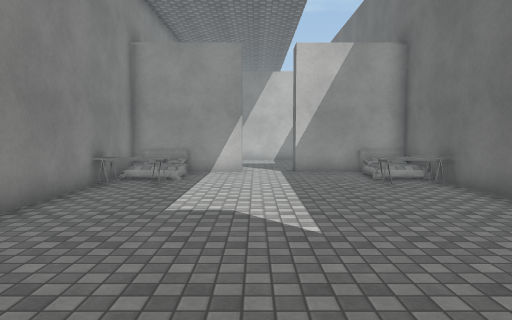
view 1 (above)

15 first-person views from a walk through a scene from a Unity 3-D project. The camera is 1.4 m above the floor, tilts 4° down and sees 70° across. The floor is counted in squares, 1 m on a side. Each view is taken from the middle of a square. On the plan, view 1 faces up. The plan holds only what a view shows up to about 16 squares ahead; the rest is blank. The place goes on beyond the plan. The player is left out. Some animated figures are not drawn. Surface patterns are stand-ins for the level's own textures.

view 2
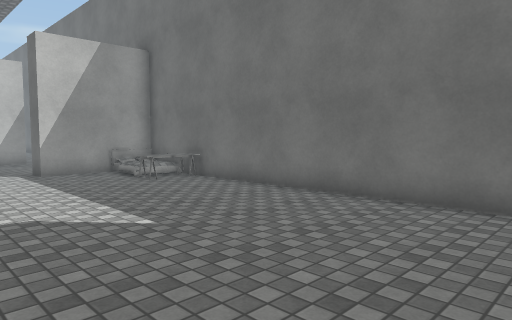

view 3
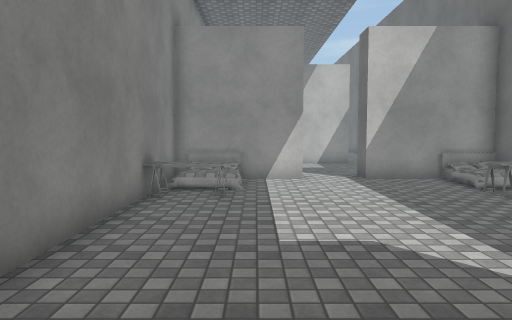

view 4
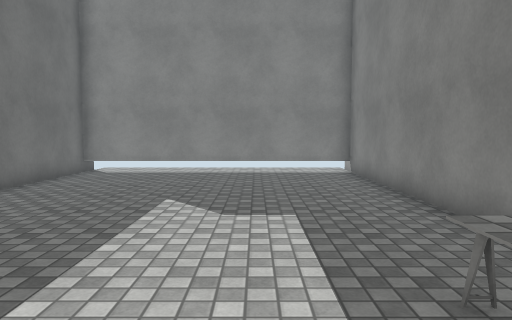

view 5
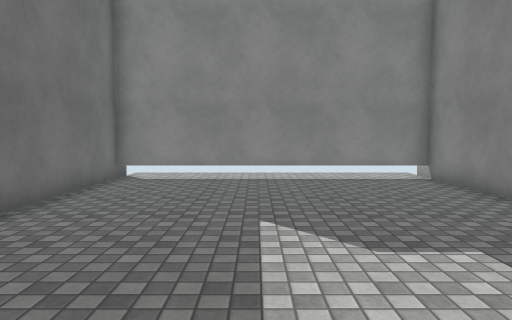

view 6
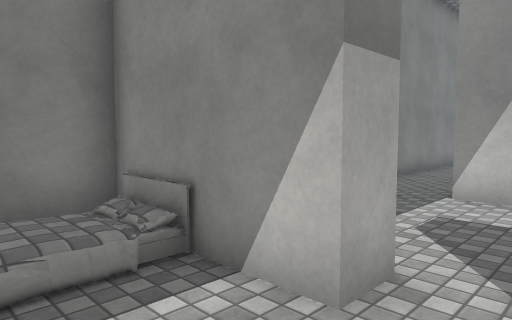

view 7
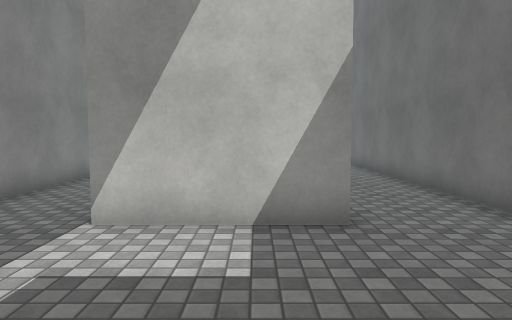

view 8
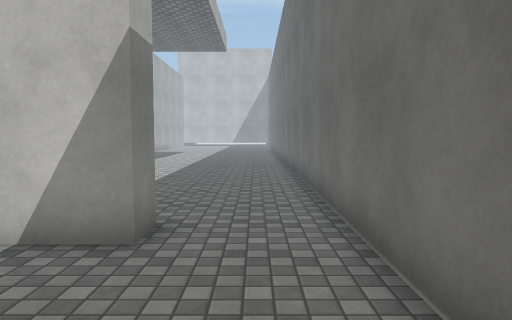

view 9
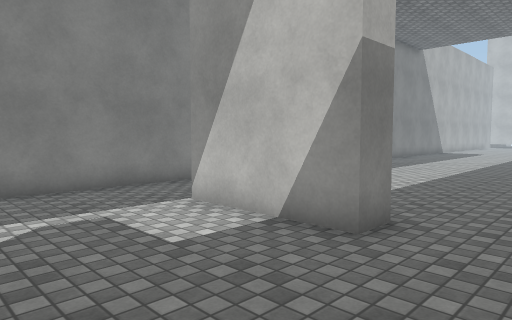

view 10
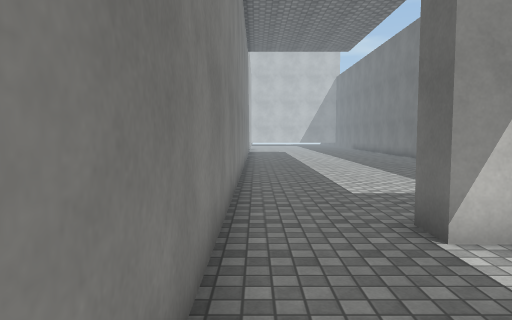

view 11
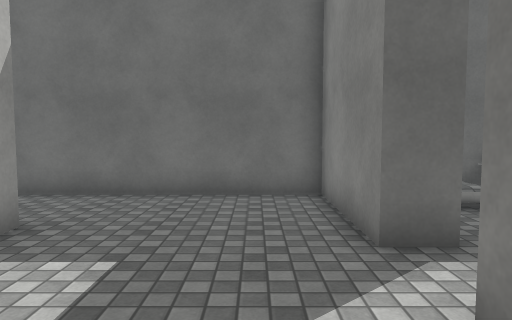

view 12
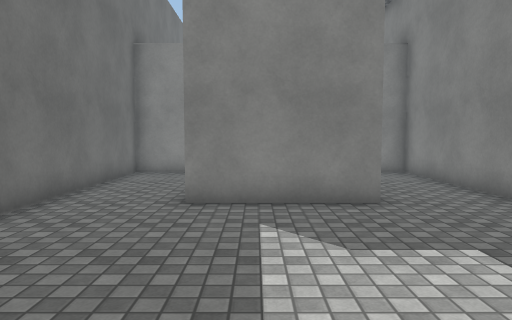

view 13
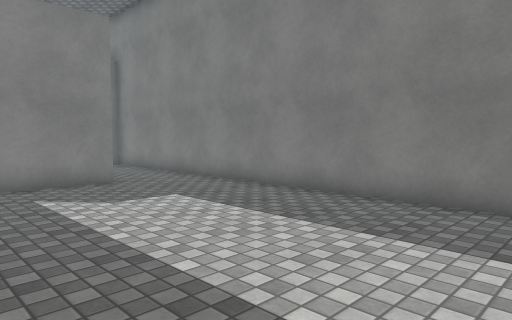

view 14
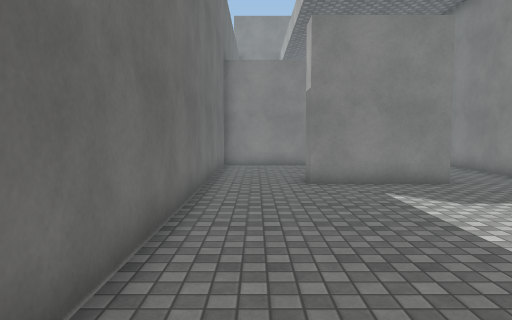

view 15
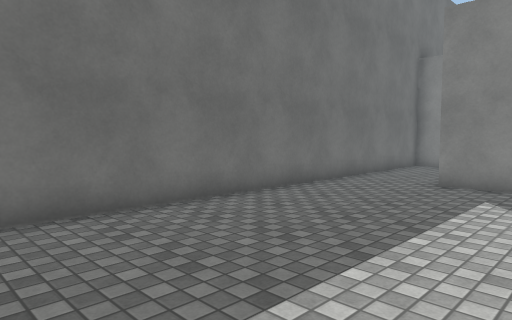

### Floor plan
Points are (right, up) in squares from view 1. A wall is a line through its corners. A room is listed if a view was taken in it or the views show most of it. See-through windows are left out.
Room 1 (views 1, 2, 3, 4, 5, 6)
walls: (-0.5, 13.5) (-4.5, 13.5) (-4.5, -1.5); (-4.6, -0.7) (5.5, -0.7); (5.4, -1.5) (5.4, 13.5) (1.5, 13.5)
ways out: opening at (0.5, 14) to room 2
objects: other object (-4, 13); other object (-3, 10) to (-3, 11); other object (4, 13) to (5, 13); other object (5, 10) to (5, 11)
Room 2 (views 7, 8, 9, 10, 11, 12, 13, 14, 15)
walls: (-1.5, 20.6) (2.5, 20.6) (2.5, 19.6) (-1.5, 19.6) (-1.5, 20.6); (-4.5, 30) (-4.5, 14.5) (-3.6, 14.5); (-1, 14.5) (-0.5, 14.5) (-0.5, 13.5); (1.5, 13.5) (1.5, 14.5) (5.4, 14.5) (5.4, 31.1)
ways out: opening at (0.5, 14) to room 1

Positions as (right, up) in squares from view 1, and headings:
1: (0, 0), facing up
2: (-2, 0), facing up-right
3: (-2, 2), facing up
4: (-1, 13), facing down
5: (1, 11), facing down
6: (1, 11), facing up-left
7: (1, 14), facing up
8: (4, 15), facing up
9: (5, 15), facing up-left
10: (-4, 15), facing up
11: (-3, 16), facing right
12: (1, 28), facing down
13: (3, 31), facing down-left
14: (4, 31), facing down
15: (-1, 31), facing down-right
